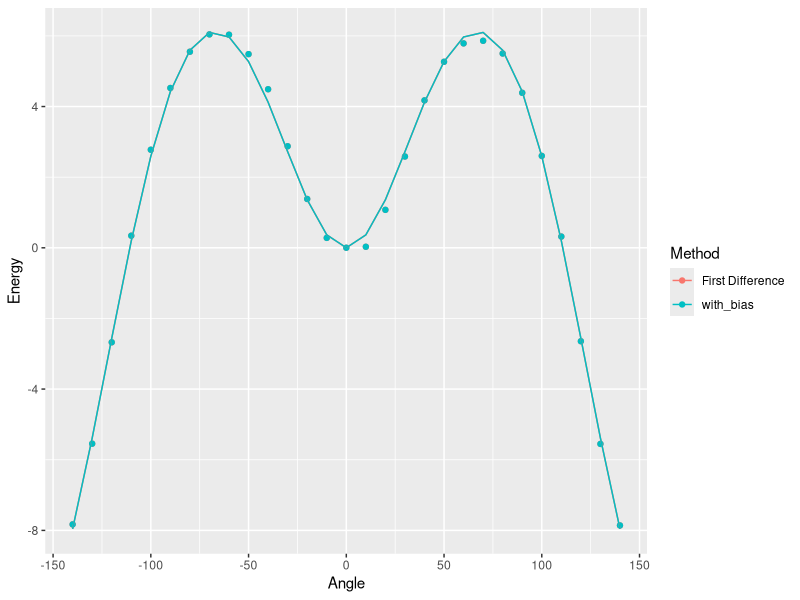
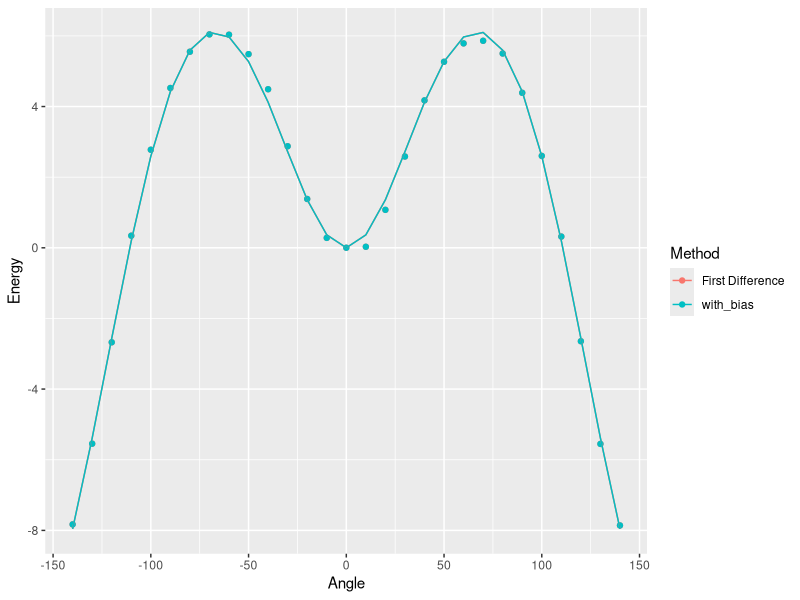

Here is the R script that generated these plots, in order:
library('tidyverse')


RB <- function(C0,C1,C2,C3,C4,C5,Angle){
	V <-    C0*cos(Angle*0.0174533)^0 + 
		C1*cos(Angle*0.0174533)^1 + 
		C2*cos(Angle*0.0174533)^2 + 
		C3*cos(Angle*0.0174533)^3 + 
		C4*cos(Angle*0.0174533)^4 + 
		C5*cos(Angle*0.0174533)^5
	return(V)
}

RB_fit <- function(D) {
	nls(Energy~RB(C0,C1,C2,C3,C4,C5,Angle), 
		start=list(C0=10,C1=-20,C2=-72,C3=50,C4=10,C5=10), 
		data=D,
		weights=(1/abs(Angle+0.01)),
		nls.control(maxiter=1000)) 
}


bias <- function(Angle,FL){
  S <- ((1/(pi)) * ( FL / (FL^2 + Angle^2)))
  return(S)
}


gaussian_b3lyp <- read.table("b3lyp_data.txt") %>% 
	rename(Angle=V1, Energy=V2) %>%
	mutate(Angle = round(Angle)) %>% 
	mutate(Method="B3LYP") %>%
	mutate(Energy= Energy*27211.4/10.36) %>%
	mutate(Energy = Energy - min(Energy)) %>%
	mutate(Angle = ifelse((Angle>180 & Angle<=360),Angle-360,Angle)) %>%
	arrange(Angle)  

MD_scan_off <- read.table("MD_scan_off.txt") %>%
	rename(Angle=V1, Energy=V2) %>%
	mutate(Method="MD_potential_off") %>%
	mutate(Energy = Energy - min(Energy)) 

MD_scan_on <- read.table("MD_scan_on.txt") %>%
	rename(Angle=V1, Energy=V2) %>%
	mutate(Method="MD_potential_on") %>%
	mutate(Energy = Energy - min(Energy)) 

Data <- bind_rows(gaussian_b3lyp, MD_scan_off, MD_scan_on) %>%
	group_by(Method) %>% 
	nest() %>%
	mutate(
		model = map(data, RB_fit),
		fit = map(model, predict)
	) %>% 
	unnest(c(data, fit))



range <- 170
on_range <- Data %>% 
	filter(Method=="MD_potential_on") %>%
	select(Method, Angle, Energy) %>%
	filter(Angle<=range & Angle>=-range) 

off_range <- Data %>% 
	filter(Method=="MD_potential_off") %>%
	select(Method, Angle, Energy) %>%
	filter(Angle<=range & Angle>=-range)

QCC_range <- Data %>%
	filter(Method=="B3LYP") %>%
	select(Method, Angle, Energy) %>%
	filter(Angle<=range & Angle>=-range) %>%
	filter(Energy>0) 

First_Difference <- QCC_range %>% ungroup() %>%
	mutate(Method="First Difference") %>%
	mutate(Energy= QCC_range$Energy - off_range$Energy) %>%
	filter(Energy > -200) 

bias <- First_Difference %>% ungroup() %>%
	mutate(Method="Bias") %>%
	mutate(Energy = -bias(Angle=Angle,FL=1)*0) 

Difference_with_bias <- First_Difference %>% ungroup() %>%
	mutate(Energy = First_Difference$Energy + bias$Energy) %>%
	mutate(Method = "with_bias") 

bind_rows(First_Difference, Difference_with_bias) %>%
	group_by(Method) %>% 
	nest() %>%
	mutate(
		model = map(data, RB_fit),
		fit = map(model, predict)
	) %>% 
	unnest(c(data, fit)) %>%
	ggplot(aes(x=Angle,y=Energy, color=Method)) + 
		geom_point() + 
		geom_line(aes(y=fit))
	ggsave("Difference.pdf")

Difference_with_bias %>% RB_fit(.) %>% print() 
